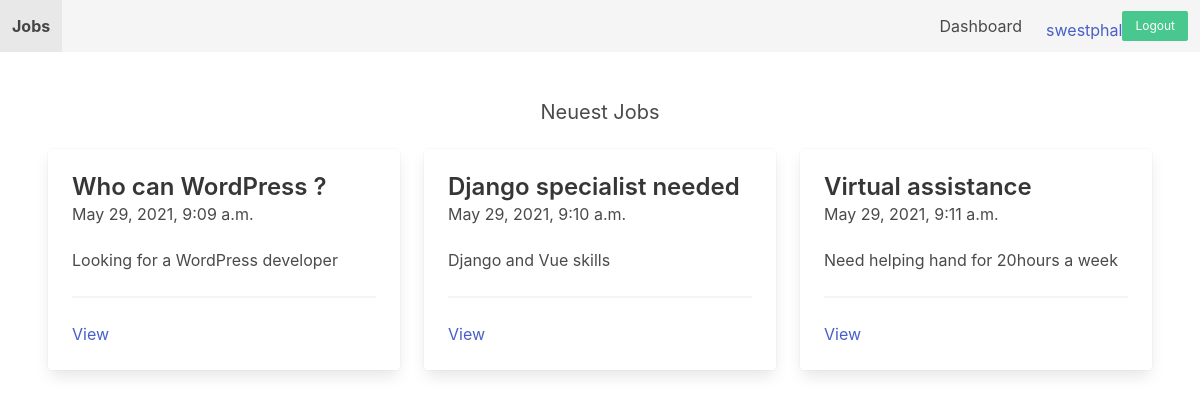
Screenshot of / (signed in) with the database file from the repository.
### apps/job/models.py (models this page shows, shortened)
class Job(models.Model):
    title = models.CharField(max_length=255)
    short_description = models.TextField()
    long_description = models.TextField(blank=True, null=True)
    created_by = models.ForeignKey(User, related_name='jobs', on_delete=models.CASCADE)
    created_at = models.DateTimeField(auto_now_add=True)
    changed_at = models.DateTimeField(auto_now=True)

### apps/core/views.py (the view)
# urls.py: path('', frontpage, name='frontpage'),
def frontpage(request):
    jobs = Job.objects.all()[0:3]
    context = {
        'jobs': jobs
    }
    return render(request, "core/frontpage.html", context)

### apps/core/templates/core/frontpage.html
{% extends 'core/base.html' %}
{% block content %}
<h2 class="subtitle has-text-centered">Neuest Jobs</h2>
<div class="columns">
    {% for job in jobs %}
        <div class="column is-4">
            <div class="card">
                <div class="card-content">
                    <div class="media">
                        <div class="media-content">
                            <p class="title is-4">{{ job.title }}</p>
                            <p class="subtitle is-6">{{ job.created_at }}</p>
                        </div>
                    </div>
                    <div class="content">
                        {{ job.short_description }}
                        <hr>
                        <a href="{% url 'job_detail' job.id %}">View</a>
                    </div>
                </div>
            </div>
        </div>
    {% endfor %}
</div>
{% endblock %}

### apps/core/templates/core/base.html (shortened to what this page needs)
<!doctype html>
<html lang="de">
<head>
    <link rel="stylesheet" href="https://cdn.jsdelivr.net/npm/bulma@0.9.2/css/bulma.min.css">
</head>
<body>
<nav class="navbar is-light">
    <div class="navbar-brand">
        <a href="{% url 'frontpage' %}" class="navbar-item"><strong>Jobs</strong></a>
    </div>
    <div class="navbar-menu">
        <div class="navbar-end">
            {% if request.user.is_authenticated %}
                <a href="{% url 'dashboard' %}" class="navbar-item">Dashboard</a>
            {% endif %}
            <div class="navbar-item">
                <div class="buttons">
                    {% if request.user.is_authenticated %}
                    <a href="" >{{request.user}}</a>
                    <a href="{% url 'logout' %}" class="button is-success is-small">Logout</a>
                    {% else %}
                    <a href="{% url 'login' %}" class="button is-lightgrey is-small">Log in</a>
                    <a href="{% url 'signup' %}" class="button is-success is-small">Signup</a>
                    {% endif %}
                </div>
            </div>
        </div>
    </div>
</nav>
<section class="section">
    {% block content %}
    {% endblock %}
</section>
</body>
</html>

### rows the page displays
Job: title "Who can WordPress ?", created_at "May 29, 2021, 9:09 a.m.", short_description "Looking for a WordPress developer"
Job: title "Django specialist needed", created_at "May 29, 2021, 9:10 a.m.", short_description "Django and Vue skills"
Job: title "Virtual assistance", created_at "May 29, 2021, 9:11 a.m.", short_description "Need helping hand for 20hours a week"

### other values shown
{{ request.user }} "swestphal"
